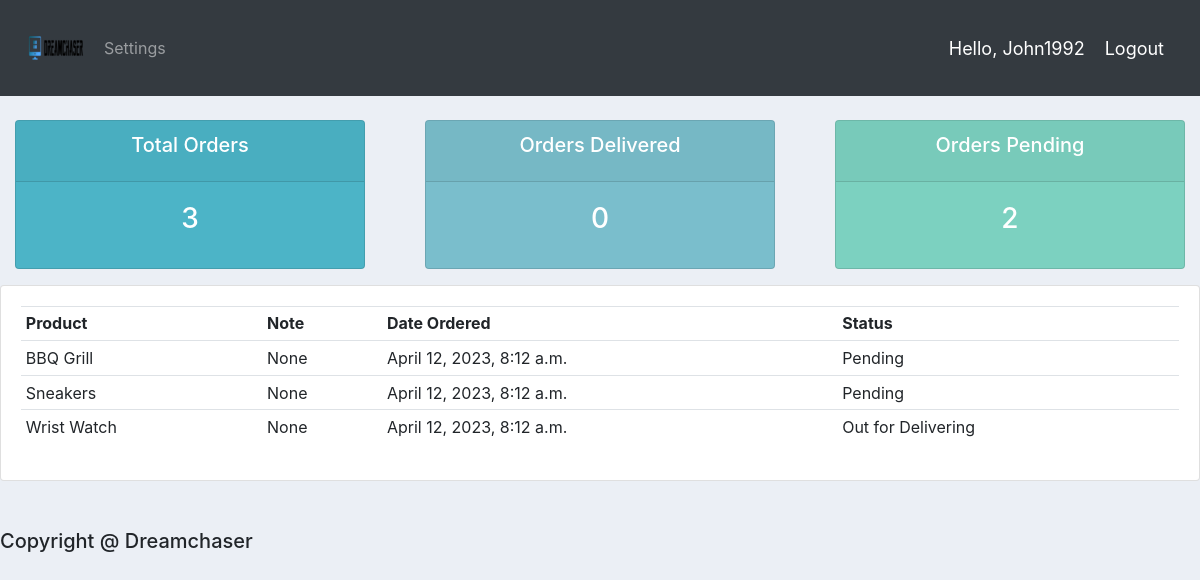
/user/ (signed in), run on the app's committed database.
### accounts/models.py (models this page shows, shortened)
class Order(models.Model):
    STATUS = (
            ('Pending', 'Pending'),
            ('Out for Delivering', 'Out for Delivery'),
            ('Delivered','Delivered'),
    )
    customer = models.ForeignKey(Customer,null=True,on_delete=models.SET_NULL)
    product = models.ForeignKey(Product,null=True,on_delete=models.SET_NULL)
    date_created= models.DateTimeField(auto_now_add=True, null=True)
    status = models.CharField(max_length=200, null=True, choices=STATUS)
    note = models.CharField(max_length=1000, null=True)

class Product(models.Model):
    CATEGORY= (
              ('Indoor','Indoor'),
              ('Outdoor','Outdoor'),
    )
    name = models.CharField(max_length=200,null=True)
    price = models.FloatField(null=True)
    category = models.CharField(max_length=200,null=True,choices=CATEGORY)
    description= models.CharField(max_length=200,null=True,blank=True)
    date_created= models.DateTimeField(auto_now_add=True, null=True)
    tags = models.ManyToManyField(Tag)
    def __str__(self):
        return self.name

### accounts/decorators.py (the view)
        def wrapper_func(request, *args, **kwargs):
            group = None
            if request.user.groups.exists():
                group = request.user.groups.all()[0].name
            if group in allowed_roles:
                return view_func(request, *args, **kwargs)
            else:
                return HttpResponse('You are not authorize to view this page')

### accounts/views.py (called while the page is built)
@login_required(login_url='login')
@allowed_users(allowed_roles=['customer'])
def userPage(request):
    orders = request.user.customer.order_set.all()
    total_orders =orders.count()
    delivered = orders.filter(status='Delivered').count()
    pending = orders.filter(status= 'Pending').count()
    context={'orders':orders,'total_orders':total_orders,
              'delivered':delivered,'pending':pending}
    return render (request,'accounts/user.html', context)

### accounts/templates/accounts/user.html
{% extends 'accounts/main.html' %}
{% block content %}
{% include 'accounts/status.html' %}
<div class="row">
    <div class="col-md">
        <div class="card card-body">
        <table class="table table-sm">
            <tr>
                <th>Product</th>
                <th>Note</th>
                <th>Date Ordered</th>
                <th> Status </th>
            </tr>
            {% for order in orders %}
            <tr>
                <td> {{order.product}} </td>
                <td> {{order.note}} </td>
                <td> {{order.date_created}} </td>
                <td> {{order.status}} </td>
            </tr>
            {% endfor %}
        </table>
        </div>
    </div>
</div>
{% endblock %}

### accounts/templates/accounts/navbar.html (shortened to what this page needs)
{% load static %}
<nav class="navbar navbar-expand-lg navbar-dark bg-dark">
  <img src="{% static 'images/logo.png' %}">
    <div class="collapse navbar-collapse" id="navbarNav">
      <ul class="navbar-nav">
        {% if request.user.is_staff %}
        <li class="nav-item active">
          <a class="nav-link" href="{% url 'home'  %}">Dashboard</a>
        </li>
        <li class="nav-item">
          <a class="nav-link" href="{% url 'products'  %}">Products</a>
        </li>
        {% else %}
        <li class="nav-item">
          <a class="nav-link" href="{% url 'account' %}" > Settings </a>
        </li>
        {% endif %}
      </ul>
    </div>
    <span class="hello-msg">Hello, {{request.user}}</span>
    <span><a class="hello-msg" href="{% url 'logout' %}"> Logout </a></span>
  </nav>

### static/css/main.css (style rules this page uses)
body { background-color:#ebeff5; }

### accounts/templates/accounts/navbar.html (style rules this page uses)
.hello-msg { font-size: 18px; color:#fff; margin-right: 20px; }

### data on the page
Order: product "BBQ Grill", note "None", date_created "April 12, 2023, 8:12 a.m.", status "Pending"
Order: product "Sneakers", note "None", date_created "April 12, 2023, 8:12 a.m.", status "Pending"
Order: product "Wrist Watch", note "None", date_created "April 12, 2023, 8:12 a.m.", status "Out for Delivering"

### other printed values
{{ request.user }} "John1992"
{{ total_orders }} "3"
{{ delivered }} "0"
{{ pending }} "2"
